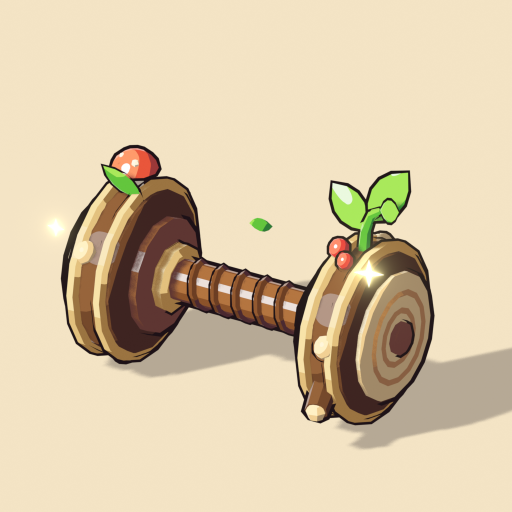
#> input picture docs/concepts_v83/renders/db_01_wooden.png, 1024 x 1024 px (shown at 1/2 size); its folder holds only this picture in this run
$ python make_sheets.py
#> lines starting #> are read from the running program, lines starting #| are printed output that depends on the picture
# Builds sheet_dumbbells.png and sheet_stands.png (5x3 with captions) from renders/. Run with system Python (needs Pillow).
import os
from PIL import Image, ImageDraw, ImageFont

OUT = os.path.dirname(os.path.dirname(os.path.abspath(__file__)))
NAMES = ['Wooden', 'Stone', 'Bronze', 'Iron', 'Granite', 'Golden', 'Mammoth', 'Crystal',
         'Obsidian', 'Frost', 'Magma', 'Storm', 'Jade', 'Celestial', 'Primal']


def font(size):
    for f in (r"C:\Windows\Fonts\ariblk.ttf", r"C:\Windows\Fonts\arialbd.ttf"):
        if os.path.exists(f):
            return ImageFont.truetype(f, size)
    return ImageFont.load_default()


def sheet(kind, tile, title, out):
#> called with kind = 'db', tile = (512, 512), title = 'SpearHunt V83 - 15 dumbbells', out = 'sheet_dumbbells.png'
    tw, th = tile
    cap, pad, head = 64, 16, 110
    W = pad + 5 * (tw + pad)
    Hh = head + 3 * (th + cap + pad) + pad
    img = Image.new('RGB', (W, Hh), '#1b1626')
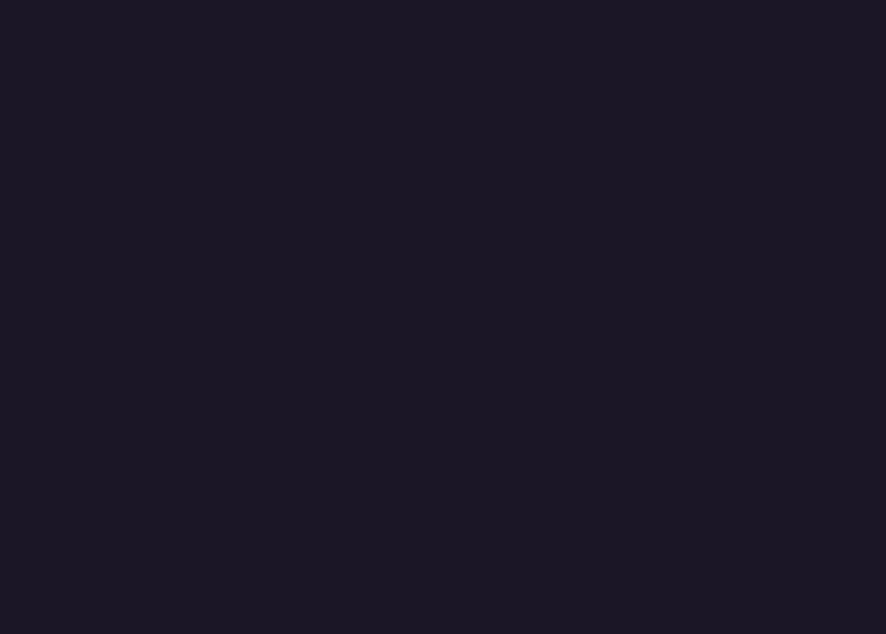
#> img: PIL image 2656x1902 RGB (shown at 1/3 size); mean R, G, B 27, 22, 38
    d = ImageDraw.Draw(img)
    d.text((W // 2, head // 2), title, font=font(54), fill='#f6efe2', anchor='mm', stroke_width=4, stroke_fill='#000000')
    f = font(34)
    missing = []
    for i, nm in enumerate(NAMES):
        n = i + 1
        p = os.path.join(OUT, 'renders', '%s_%02d_%s.png' % (kind, n, nm.lower()))
        x = pad + (i % 5) * (tw + pad)
        y = head + (i // 5) * (th + cap + pad)
        if os.path.exists(p):
            im = Image.open(p).convert('RGB').resize((tw, th), Image.LANCZOS)
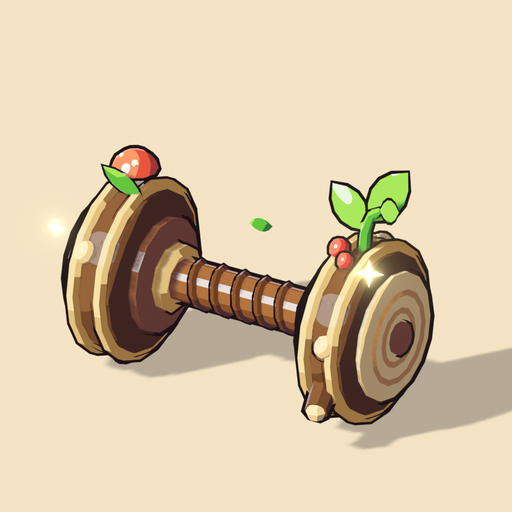
#> im: PIL image 512x512 RGB; mean R, G, B 218.4, 200.6, 169.5
            img.paste(im, (x, y))
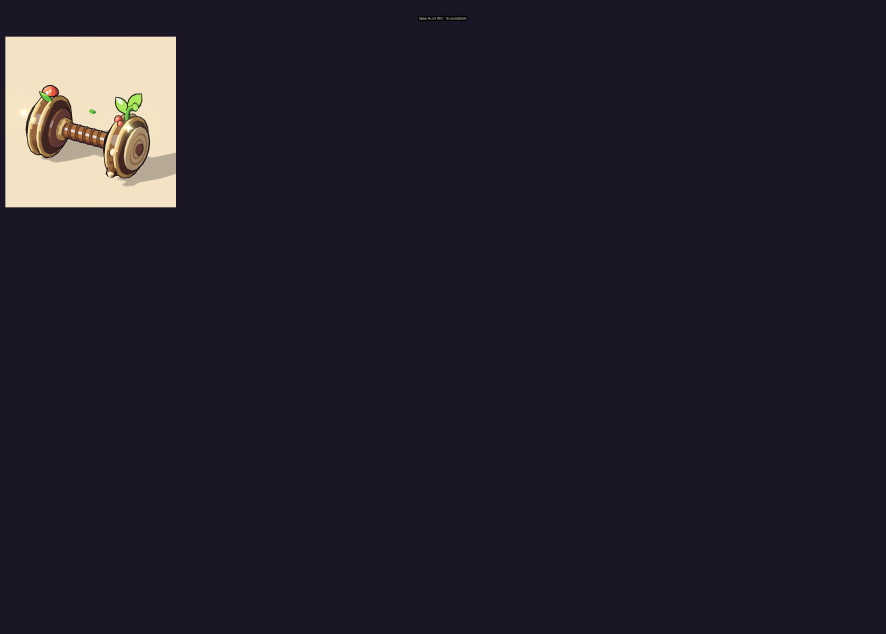
#> img: PIL image 2656x1902 RGB (shown at 1/3 size); mean R, G, B 36.9, 31.3, 44.8
        else:
            missing.append(n)
            d.rectangle([x, y, x + tw, y + th], outline='#6b6080', width=3)
        d.text((x + tw // 2, y + th + cap // 2), '%d. %s' % (n, nm), font=f, fill='#ffffff', anchor='mm', stroke_width=3, stroke_fill='#000000')
    img.save(os.path.join(OUT, out))
    return W, Hh, missing


if __name__ == '__main__':
    print(sheet('db', (512, 512), 'SpearHunt V83 - 15 dumbbells', 'sheet_dumbbells.png'))
    print(sheet('st', (640, 400), 'SpearHunt V83 - 15 CAMP GYM stands', 'sheet_stands.png'))
#> call 2 of sheet, with kind = 'st', tile = (640, 400), title = 'SpearHunt V83 - 15 CAMP GYM stands', out = 'sheet_stands.png'
#> in sheet (call 2), `img = Image.new('RGB', (W, Hh), '#1b1626')`:
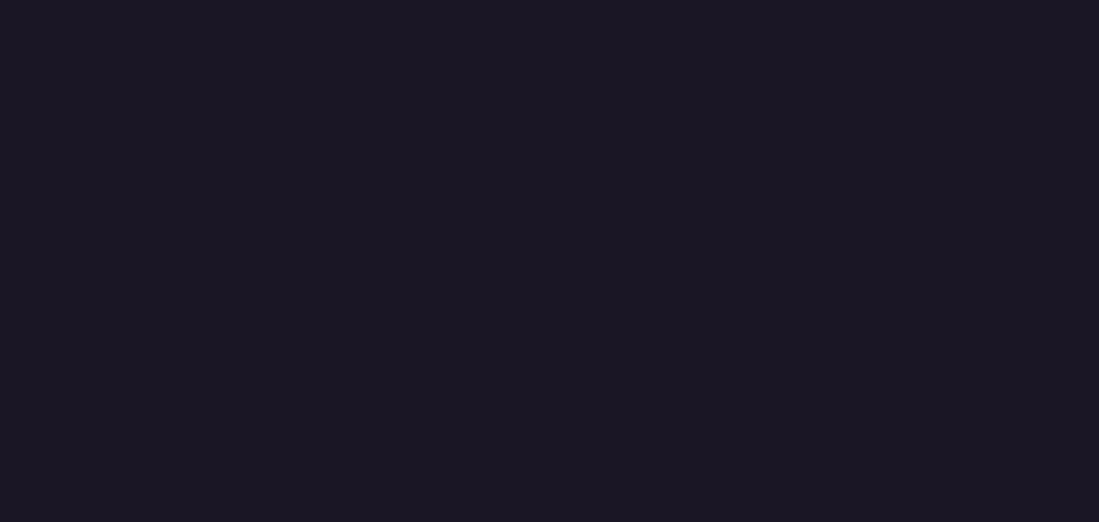
#> img: PIL image 3296x1566 RGB (shown at 1/3 size); mean R, G, B 27, 22, 38
#> in sheet (call 2), `img.save(os.path.join(OUT, out))`:
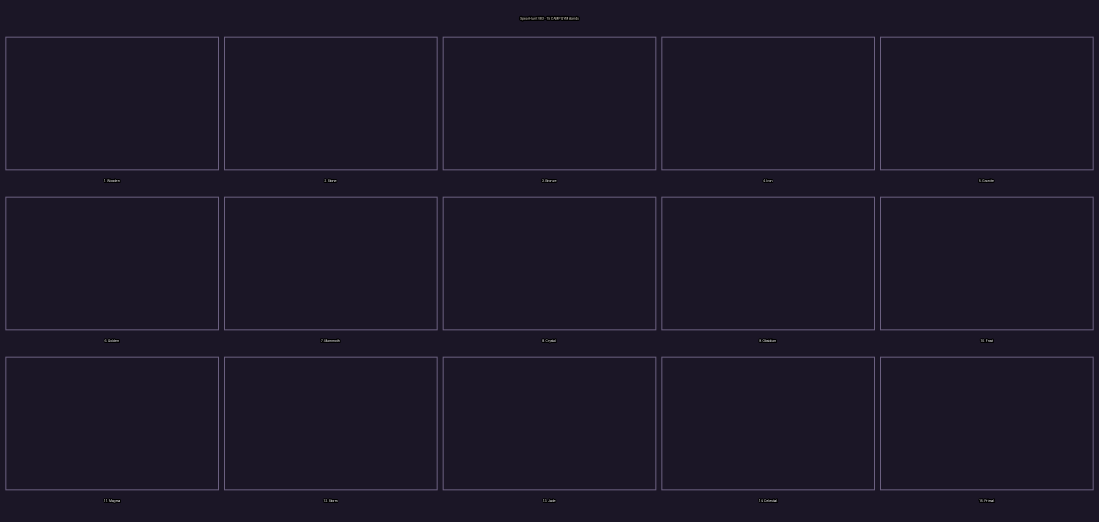
#> saved as sheet_stands.png: PIL image 3296x1566 RGB (shown at 1/3 size); mean R, G, B 28.5, 23.4, 39.6
